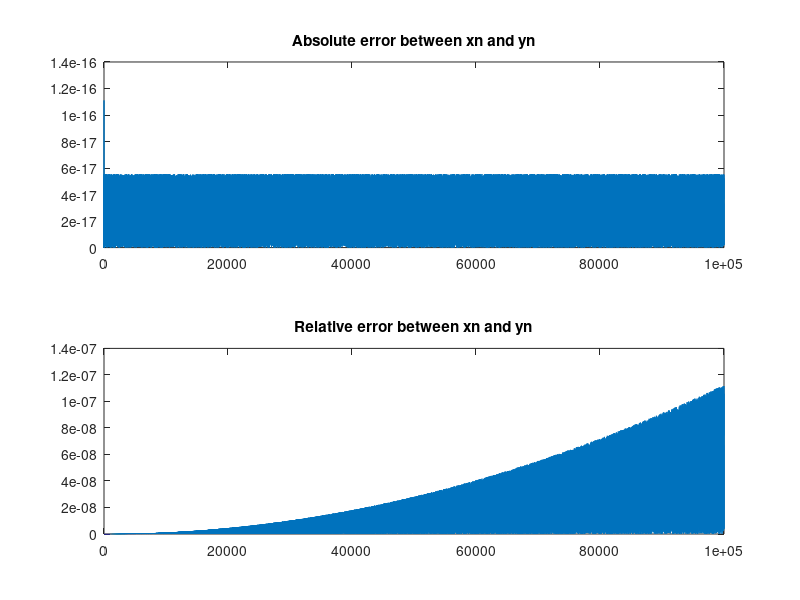

MATLAB code to generate this figure:
%%%%%%%%%%%%%%%%%%%%%%%%%%%%%%%%%%
%%%%%%%% Problem 6 Script %%%%%%%%
%%%%%%%%%%%%%%%%%%%%%%%%%%%%%%%%%%

clear all;
clc;

n = 1:100000;
xn = 1 - cos(pi./n);
yn = 2*sin(pi./(2.*n)).^2;
abserr = abs(xn - yn);
relerr = abs(xn - yn)./abs(yn);
subplot(2,1,1);
plot(n,abserr);
title('Absolute error between xn and yn');
subplot(2,1,2);
plot(n,relerr);
title('Relative error between xn and yn');

